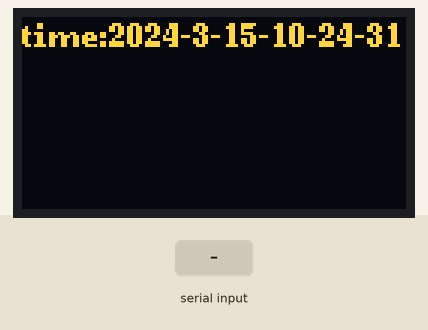
Bench run of a program on a simulated ESP32. Parts: 128×64 one-colour display. The inputs (shaded band) are chosen by the test bench. The OLED is the two-colour kind (top 16 rows yellow); the local clock reads 2024-03-15 10:24:30 at power-on unless the program sets it; the modem accepts every AT command (registered, SIM ready, sends succeed) and sends nothing else; what the program prints to the serial monitor is not drawn.

Above: at 1.2 s.
1.3 s: "1" received over Serial
At 2.9 s:
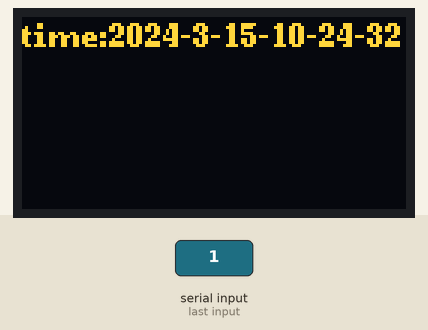
3.6 s: "1" received over the second serial link
At 5.1 s:
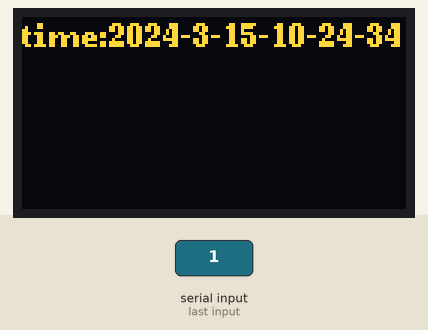
5.7 s: "c" received over the second serial link
Timing chart, 0 to 8.7 s (numbered marks = the images above; inputs shaded):
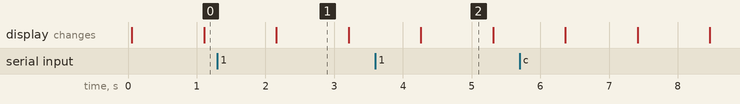

Measured:
- what the display in image 2 shows lasts 1.0 s, from 4.3 s to 5.3 s

The program:

main.cpp
```cpp
#include <Wire.h>
#include <U8g2lib.h>
#include <HardwareSerial.h>
#include <time.h>
#include <sys/time.h>
#include "at_utils.h"

HardwareSerial ml307Serial(2);
AtUtils atutils(ml307Serial);
char message[1024] = "hello world";

//校准esp32系统时间
void setTimeFromTimestamp(time_t timestamp) {
  struct timeval tv;//这个是esp32系统时间结构体对象
  tv.tv_sec = timestamp;
  tv.tv_usec = 0;
  settimeofday(&tv, NULL);  // 设置系统时间
}
//用于从系统获取当前时间，并返回时间的指定格式
String getTime() {
  struct tm timeinfo;
  if (!getLocalTime(&timeinfo)) {
    Serial.println("获取本地时间失败");
    return "Error";
  }

  String timet = "time:";
  timet.concat(timeinfo.tm_year + 1900);
  timet.concat('-');
  timet.concat(timeinfo.tm_mon + 1);
  timet.concat('-');
  timet.concat(timeinfo.tm_mday);
  timet.concat('-');
  timet.concat(timeinfo.tm_hour);
  timet.concat('-');
  timet.concat(timeinfo.tm_min);
  timet.concat('-');
  timet.concat(timeinfo.tm_sec);

  return timet;
}

//屏幕显示线程
void screen_task(void* param){
  // 使用软件 I2C，指定引脚（SCL, SDA）
  U8G2_SSD1306_128X64_NONAME_F_SW_I2C u8g2(U8G2_R0,
                                        /* clock=*/ 27,
                                        /* data=*/ 26,
                                        /* reset=*/ U8X8_PIN_NONE);
  String str;
  u8g2.setFont(u8g2_font_ncenB08_tr);   // 设置字体
  u8g2.begin();
  while (true){
    str = getTime();
    str.toCharArray(message,1024);
    u8g2.clearBuffer();                   // 清除缓冲区
    u8g2.drawStr(0,10,message);          // 显示文字
    u8g2.sendBuffer();                    // 推送到显示屏
    delay(500);
  }
}
//ML307R串口数据读取线性
  /**
   * 读取4G模块串口信息应该放在一个专门的线程中执行，这样便于分许读取的信息
   */
void ml307r_read_task(void* param){
  while(true){
    if(ml307Serial.available()){
      Serial.write(ml307Serial.read());
    }
    vTaskDelay(100);
  }
}


void setup() {
  //初始化4G模块串口通信&开发板串口
  ml307Serial.begin(9600,SERIAL_8N1,16,17);
  Serial.begin(9600);
  // 假设你通过串口/网络接收到这个时间戳（如：来自服务器）
  time_t timestamp = 1712808000;  // 示例：2024-04-11 10:00:00 UTC
  setTimeFromTimestamp(timestamp);  // 设置系统时间
  //启动屏幕显示线程
  xTaskCreate(screen_task,"screenThread",1024*4,NULL,1,NULL);
  //启动4G模块串口信息读取线程
  xTaskCreate(ml307r_read_task,"ml307r_read",1024*4,NULL,1,NULL);
}

void loop() {
  if(Serial.available()){
    char c = Serial.read();
    if(c=='1') atutils.at_test();
    if(c=='2') atutils.at_check();
    if(c=='3') atutils.at_addUrl("http://49.232.141.65:8081");
    if(c=='c') atutils.at_addUrl("https://cn.apihz.cn/api/time");
    if(c=='4') atutils.at_addHeader(0);
    if(c=='5') {
      atutils.at_http_get(0,"/user/list");
    }
  }
}
```
